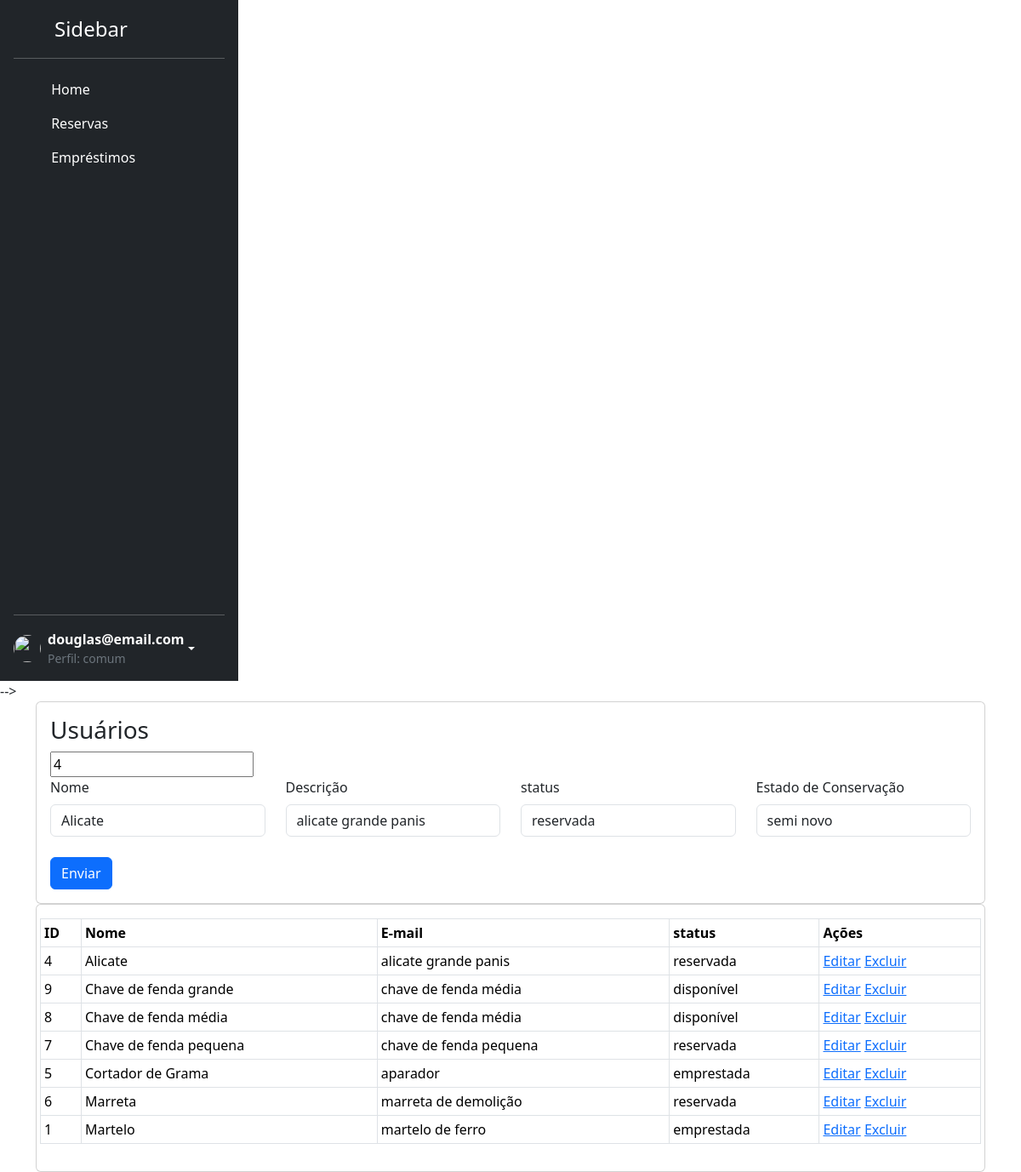
Screenshot of /ferramentas_.php?idferramenta=4 (signed in) with the database file from the repository.
### tables this page shows
CREATE TABLE IF NOT EXISTS `ferramenta` (
  `id` int(11) NOT NULL AUTO_INCREMENT,
  `cadastro` timestamp NOT NULL DEFAULT current_timestamp(),
  `nome` varchar(50) NOT NULL,
  `descricao` varchar(50) DEFAULT NULL,
  `status` enum('disponível','reservada','emprestada') NOT NULL DEFAULT 'disponível',
  `estado` varchar(40) DEFAULT NULL,
  PRIMARY KEY (`id`)
);

### includes/classes/Ferramenta.php (called while the page is built, shortened)
<?php
	include_once("includes/conexao.php");
	class Ferramenta {
		private $bd;
		public function __construct(Database $bd){
			$this->bd = $bd;
		}
		function listar(){
			$sql = "SELECT * FROM ferramenta ORDER BY nome";
			$resultado = $this->bd->query($sql);
			$rows = [];
			while($row = $resultado->fetch_assoc()){
				$rows[] = $row;
			}
			return $rows;
		}
		function buscaID($idFerramenta){
			$sql = "SELECT * FROM ferramenta WHERE id = '{$idFerramenta}'";
			$resultado = $this->bd->query($sql);
			$resultado = $resultado->fetch_assoc();
			return $resultado;
		}
	}
?>

### includes/conexao.php (called while the page is built, shortened)
<?php
    class Database {
        public $conexao;
        public function __construct($host = "localhost", $usuario = "root", $senha = "",  $base = "ferramentas")
        {
            $this->conexao = new mysqli($host, $usuario, $senha, $base);
        }
        public function query($sql){
            return $this->conexao->query($sql);
        }
    }
?>

### ferramentas_.php (the view, shortened to what this page needs)
<?php
include_once("includes/classes/ferramenta.php");
$bd = new Database();
$ferramenta = new Ferramenta($bd);
$ferramentaBD = new Ferramenta($bd);
$ferramentaNomes = $ferramenta->listar();
if (isset($_GET['idferramenta'])) {
    $idferramenta = $_GET['idferramenta'];
    $dados = $ferramentaBD->buscaID($idferramenta);
    $nome = $dados['nome'];
    $descricao = $dados['descricao'];
    $status = $dados['status'];
    $estado = $dados['estado'];
} else {
    $idferramenta = 0;
    $nome = "";
    $descricao = "";
    $status = "";
    $estado = "";
}
$ferramentas = $ferramenta->listar();
?>
<!DOCTYPE html>
<html>
<head>
    <link href="https://cdn.jsdelivr.net/npm/bootstrap@5.3.7/dist/css/bootstrap.min.css" rel="stylesheet">
</head>
<body>
    <div class="container">
        <div class="card">
            <div class="card-body">
                <h3>Usuários</h3>
                <div class="row">
                    <form action="" method="POST">
                        <input type="" name="idferramenta" value="<?php echo $idferramenta ?>">
                        <div class="row">
                            <div class="col-md-3 mb-3">
                                <label for="nome" class="form-label">Nome</label>
                                <input type="text" class="form-control" id="nome" value="<?php echo $nome ?>" name="nome" placeholder="Digite o nome completo">
                            </div>
                            <div class="col-md-3 mb-3">
                                <label for="descricao" class="form-label">Descrição</label>
                                <input type="text" class="form-control" id="descricao" value="<?php echo $descricao ?>" name="descricao" placeholder="Digite o descricao">
                            </div>
                            <div class="col-md-3 mb-3">
                                <label for="status" class="form-label">status</label>
                                <input type="text" class="form-control" id="status" value="<?php echo $status ?>" name="status" placeholder="Digite bloco e numero do status">
                            </div>
                            <div class="col-md-3 mb-3">
                                <label for="estado" class="form-label">Estado de Conservação</label>
                                <input type="text" class="form-control" id="estado"  value="<?php echo $estado ?>" name="estado" placeholder="Digite o estado da ferramenta">
                             </div>
                            <div class="col-md-2 mt-2">
                                <button type="submit" class="btn btn-primary">Enviar</button>
                            </div>
                        </div>
                    </form>
                </div>
            </div>
        </div>
        <div class="card">
            <div class="card-body">
                <div class="row">
                    <table class="table table-bordered table-sm">
                        <tr>
                            <th>ID</th>
                            <th>Nome</th>
                            <th>E-mail</th>
                            <th>status</th>
                            <th>Ações</th>
                        </tr>
                        <?php
                        foreach ($ferramentas as $ferramenta) {
                            echo '
									<tr>
										<td>' . $ferramenta['id'] . '</td>
										<td>' . $ferramenta['nome'] . '</td>
										<td>' . $ferramenta['descricao'] . '</td>
										<td>' . $ferramenta['status'] . '</td>
										<td>
											<a href="?idferramenta=' . $ferramenta['id'] . '">Editar</a>
											<a onclick="return confirm(\'Deseja realmente excluir?\');" href="excluir.ferramenta.php?idferramenta=' . $ferramenta['id'] . '">Excluir</a>
										</td>
									</tr>';
                        }
                        ?>
                    </table>
                </div>
            </div>
        </div>
    </div>
</body>
</html>

### rows the page displays
ferramenta: nome "Alicate", descricao "alicate grande panis", status "reservada", estado "semi novo", id "4"
ferramenta: id "9", nome "Chave de fenda grande", descricao "chave de fenda média", status "disponível"
ferramenta: id "8", nome "Chave de fenda média", descricao "chave de fenda média", status "disponível"
ferramenta: id "7", nome "Chave de fenda pequena", descricao "chave de fenda pequena", status "reservada"
ferramenta: id "5", nome "Cortador de Grama", descricao "aparador", status "emprestada"
ferramenta: id "6", nome "Marreta", descricao "marreta de demolição", status "reservada"
ferramenta: id "1", nome "Martelo", descricao "martelo de ferro", status "emprestada"

### other values shown
$_SESSION['nome_usuario'] "douglas@email.com"
$nivel "comum"
